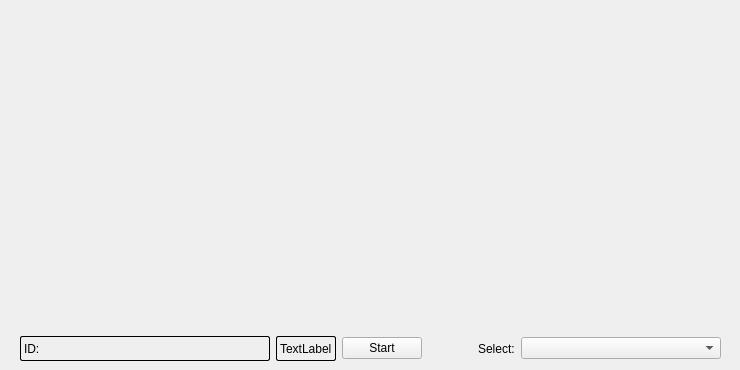
<?xml version="1.0" encoding="UTF-8"?>
<ui version="4.0">
 <class>AQTestView</class>
 <widget class="QWidget" name="AQTestView">
  <property name="geometry">
   <rect>
    <x>0</x>
    <y>0</y>
    <width>740</width>
    <height>370</height>
   </rect>
  </property>
  <property name="windowTitle">
   <string>Form</string>
  </property>
  <widget class="QWidget" name="plotFrameTele" native="true">
   <property name="geometry">
    <rect>
     <x>10</x>
     <y>10</y>
     <width>720</width>
     <height>320</height>
    </rect>
   </property>
  </widget>
  <widget class="QWidget" name="layoutWidget">
   <property name="geometry">
    <rect>
     <x>20</x>
     <y>336</y>
     <width>701</width>
     <height>25</height>
    </rect>
   </property>
   <layout class="QHBoxLayout" name="horizontalLayout">
    <item>
     <widget class="QLabel" name="label_ID">
      <property name="minimumSize">
       <size>
        <width>250</width>
        <height>0</height>
       </size>
      </property>
      <property name="font">
       <font>
        <family>Arial</family>
        <pointsize>9</pointsize>
       </font>
      </property>
      <property name="styleSheet">
       <string notr="true">QLabel{
	border: 1px solid black;
	border-radius: 2px;
}</string>
      </property>
      <property name="text">
       <string>ID:</string>
      </property>
     </widget>
    </item>
    <item>
     <widget class="QLabel" name="label_Pass">
      <property name="font">
       <font>
        <family>Arial</family>
        <pointsize>9</pointsize>
       </font>
      </property>
      <property name="styleSheet">
       <string notr="true">QLabel{
	border: 1px solid black;
	border-radius: 2px;
}</string>
      </property>
      <property name="text">
       <string>TextLabel</string>
      </property>
     </widget>
    </item>
    <item>
     <widget class="QPushButton" name="btn_start_stop">
      <property name="text">
       <string>Start</string>
      </property>
     </widget>
    </item>
    <item>
     <spacer name="horizontalSpacer">
      <property name="orientation">
       <enum>Qt::Horizontal</enum>
      </property>
      <property name="sizeHint" stdset="0">
       <size>
        <width>40</width>
        <height>20</height>
       </size>
      </property>
     </spacer>
    </item>
    <item>
     <widget class="QLabel" name="label">
      <property name="text">
       <string>Select:</string>
      </property>
     </widget>
    </item>
    <item>
     <widget class="QComboBox" name="combo_selectCurve">
      <property name="minimumSize">
       <size>
        <width>200</width>
        <height>0</height>
       </size>
      </property>
      <property name="maximumSize">
       <size>
        <width>200</width>
        <height>16777215</height>
       </size>
      </property>
      <property name="font">
       <font>
        <pointsize>9</pointsize>
       </font>
      </property>
     </widget>
    </item>
   </layout>
  </widget>
 </widget>
 <resources/>
 <connections/>
</ui>
